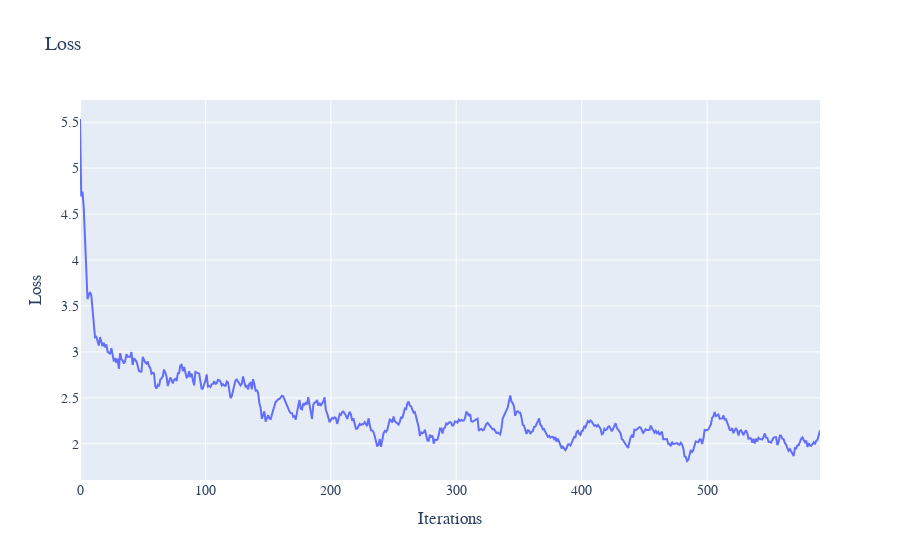

This figure's notebook cell:
### Code cell
eq = LQG()
model = MODEL_CONFIG = {
    "hidden_dim": 32,
    "learning_rate": 1e-3,
    "loss_weights": (1, 6),
    "sampling_method": "uniform",
    "lr_decay": 0.98,
    "network_type": "RES",
    "optimiser": "Adam",
    "method": "Galerkin"
}
solver = DeepPDESolver(model, eq)
losses = list(solver.train(600))
plot_losses(losses)

### Figure 1 — Plotly figure (JSON) as saved in the notebook; plotly's stock layout.template omitted (floating-point values rounded to 4 significant figures; data arrays with more than 128 entries replaced by an {"elided": "..."} marker saying what was removed)
{"data": [{"mode": "lines", "name": "Error at x=0.1", "type": "scatter", "x": {"elided": "591 int values"}, "xaxis": "x", "y": {"elided": "591 float values"}, "yaxis": "y"}], "layout": {"font": {"family": "Courier New, monospace", "size": 14}, "title": {"text": "Loss"}, "xaxis": {"anchor": "y", "domain": [0, 1], "title": {"text": "Iterations"}}, "yaxis": {"anchor": "x", "domain": [0, 1], "title": {"text": "Loss"}}}}
